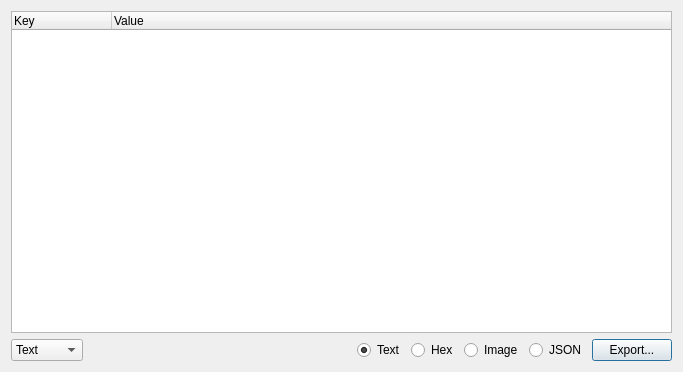
<?xml version="1.0" encoding="UTF-8"?>
<ui version="4.0">
 <class>bigValueDialog</class>
 <widget class="QDialog" name="bigValueDialog">
  <property name="geometry">
   <rect>
    <x>0</x>
    <y>0</y>
    <width>683</width>
    <height>372</height>
   </rect>
  </property>
  <layout class="QVBoxLayout" name="verticalLayout">
   <item>
    <widget class="QStackedWidget" name="stackedWidget">
     <property name="currentIndex">
      <number>1</number>
     </property>
     <widget class="QWidget" name="textpage">
      <layout class="QVBoxLayout" name="verticalLayout_2">
       <property name="leftMargin">
        <number>0</number>
       </property>
       <property name="topMargin">
        <number>0</number>
       </property>
       <property name="rightMargin">
        <number>0</number>
       </property>
       <property name="bottomMargin">
        <number>0</number>
       </property>
       <item>
        <widget class="QPlainTextEdit" name="plainTextEdit">
         <property name="font">
          <font>
           <family>Monospace</family>
          </font>
         </property>
         <property name="readOnly">
          <bool>true</bool>
         </property>
        </widget>
       </item>
      </layout>
     </widget>
     <widget class="QWidget" name="jsonpage">
      <layout class="QVBoxLayout" name="verticalLayout_3">
       <property name="spacing">
        <number>0</number>
       </property>
       <property name="leftMargin">
        <number>0</number>
       </property>
       <property name="topMargin">
        <number>0</number>
       </property>
       <property name="rightMargin">
        <number>0</number>
       </property>
       <property name="bottomMargin">
        <number>0</number>
       </property>
       <item>
        <widget class="QTreeWidget" name="treeWidget">
         <column>
          <property name="text">
           <string>Key</string>
          </property>
         </column>
         <column>
          <property name="text">
           <string>Value</string>
          </property>
         </column>
        </widget>
       </item>
      </layout>
     </widget>
     <widget class="QWidget" name="imagepage">
      <layout class="QVBoxLayout" name="verticalLayout_4">
       <item>
        <widget class="QLabel" name="image">
         <property name="textFormat">
          <enum>Qt::TextFormat::PlainText</enum>
         </property>
         <property name="alignment">
          <set>Qt::AlignmentFlag::AlignCenter</set>
         </property>
        </widget>
       </item>
      </layout>
     </widget>
    </widget>
   </item>
   <item>
    <layout class="QHBoxLayout" name="horizontalLayout">
     <item>
      <widget class="QComboBox" name="decodeMode">
       <item>
        <property name="text">
         <string>Text</string>
        </property>
       </item>
       <item>
        <property name="text">
         <string>Base64</string>
        </property>
       </item>
      </widget>
     </item>
     <item>
      <spacer name="horizontalSpacer">
       <property name="orientation">
        <enum>Qt::Orientation::Horizontal</enum>
       </property>
       <property name="sizeHint" stdset="0">
        <size>
         <width>40</width>
         <height>20</height>
        </size>
       </property>
      </spacer>
     </item>
     <item>
      <widget class="QRadioButton" name="viewText">
       <property name="text">
        <string>Text</string>
       </property>
       <property name="checked">
        <bool>true</bool>
       </property>
      </widget>
     </item>
     <item>
      <widget class="QRadioButton" name="viewHex">
       <property name="text">
        <string>Hex</string>
       </property>
      </widget>
     </item>
     <item>
      <widget class="QRadioButton" name="viewImage">
       <property name="text">
        <string>Image</string>
       </property>
      </widget>
     </item>
     <item>
      <widget class="QRadioButton" name="viewJson">
       <property name="text">
        <string>JSON</string>
       </property>
      </widget>
     </item>
     <item>
      <widget class="QPushButton" name="saveButton">
       <property name="text">
        <string>Export...</string>
       </property>
       <property name="icon">
        <iconset theme="document-export"/>
       </property>
      </widget>
     </item>
    </layout>
   </item>
  </layout>
 </widget>
 <resources/>
 <connections/>
</ui>
